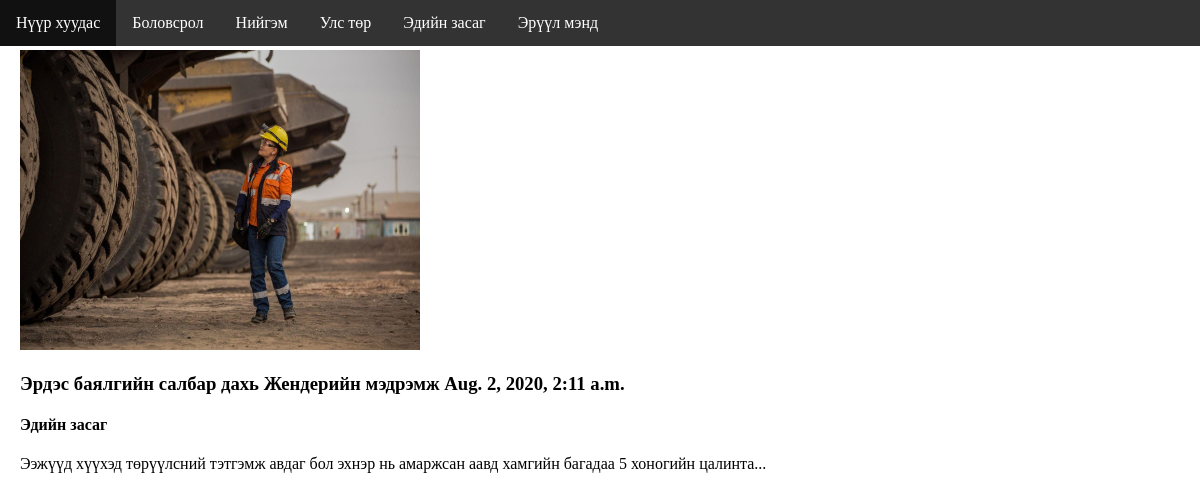
Screenshot of /post/2 with the database file from the repository.
### blog/models.py (models this page shows, shortened)
class Category(models.Model):
    name = models.CharField(max_length=50)
    path = models.CharField(max_length=50)
    created = models.DateTimeField(auto_now_add=True)
    def __str__(self):
        return self.name

class Post(models.Model):
    title = models.CharField(max_length=100)
    text = models.TextField()
    created = models.DateTimeField(auto_now_add=True)
    image = models.ImageField(default='none.png',blank=True)
    category = models.ForeignKey(Category, default=None, on_delete=models.DO_NOTHING)
    def shorter(self):
        return self.text[:100] +'...'

### blog/views.py (the view)
# urls.py: path('post/<int:id>', views.post, name='posts'),
def post(request, id):
    print('category id --->', id)
    category_list = Category.objects.all().order_by('name')
    post_list = Post.objects.filter(category__id =id)
    context = {
        'categories': category_list,
        'posts': post_list
    }
    return render(request, 'post.html', context)

### templates/post.html (shortened to what this page needs)
<!DOCTYPE html>
<html>
<head>
</head>
<body>
<ul>
  <li><a href="{% url 'index'%">Нүүр хуудас</a></li>
  {% for i in categories %}
    <li><a href="{% url 'posts' id=i.id %}">{{ i.name }}</a></li>
</ul>
<div style="padding:20px;margin-top:30px;">
  {% for i in posts %}
    <img src="{{ i.image.url }}" alt="" srcset="" width="400" height="300">
    <h3>{{ i.title }} {{ i.created }}</h3>
    <h4>{{ i.category }}</h4>
    <p>{{ i.shorter }}</p>
  {% endfor %}
</div>
</body>
</html>

### templates/post.html (style rules this page uses)
body { margin:0; }
ul { list-style-type: none; margin: 0; padding: 0; overflow: hidden; background-color: #333; position: fixed; top: 0; width: 100%; }
li { float: left; }
li a { display: block; color: white; text-align: center; padding: 14px 16px; text-decoration: none; }

### rows the page displays
Category: name "Боловсрол"
Category: name "Нийгэм"
Category: name "Улс төр"
Category: name "Эдийн засаг"
Category: name "Эрүүл мэнд"
Post: image (picture), title "​Эрдэс баялгийн салбар дахь Жендерийн мэдрэмж", created "Aug. 2, 2020, 2:11 a.m.", category "Эдийн засаг", shorter "Ээжүүд хүүхэд төрүүлсний тэтгэмж авдаг бол эхнэр нь амаржсан аавд хамгийн багадаа 5 хоногийн цалинта..."
